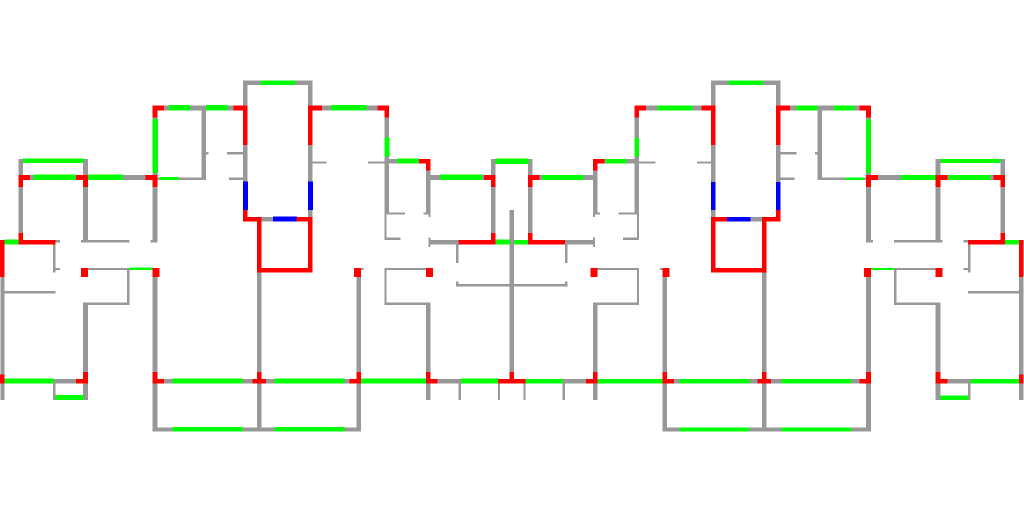
#> input picture 3_evaluation/images_eval/test (1).png, 2048 x 1024 px, found by its file name (shown at 1/2 size); its folder holds only this picture in this run
$ python 2_subdiv_images_0729.py   (older library calls are emulated)
#> lines starting #> are read from the running program, lines starting #| are printed output that depends on the picture
# -*- coding: utf-8 -*-
"""
Created on Mon Feb 17 15:00:07 2020

@author: 12437
"""

import numpy as np
import cv2
import os

def divide_method(img,m,n):#分割成m行n列
    h, w = img.shape[0],img.shape[1] # 读取图像shape
    gx, gy = np.meshgrid(np.linspace(0, w, n),np.linspace(0, h, m)) # 对图像进行切片操作
    gx=np.round(gx).astype(np.int) # 将切片后数据格式转化整数
    gy=np.round(gy).astype(np.int)

    divide_image = np.zeros([m-1, n-1, int(h*1.0/(m-1)+0.5), int(w*1.0/(n-1)+0.5),3], np.uint8)#这是一个五维的张量，前面两维表示分块后图像的位置（第m行，第n列），后面三维表示每个分块后的图像信息
#    循环给每个分块赋值
    for i in range(m-1):
        for j in range(n-1):
            divide_image[i,j,0:gy[i+1][j+1]-gy[i][j], 0:gx[i+1][j+1]-gx[i][j],:]= img[
                gy[i][j]:gy[i+1][j+1], gx[i][j]:gx[i+1][j+1],:]#这样写比a[i,j,...]=要麻烦，但是可以避免网格分块的时候，有些图像块的比其他图像块大一点或者小一点的情况引起程序出错
    return divide_image

def save_subimg(divide_image,resultpath):#
    m,n=divide_image.shape[0],divide_image.shape[1]
    imgname = resultpath.split("\\")[-1] # 原图图名
    postfix = ".png" # 图的后缀名称
    for i in range(m):
        for j in range(n):
            subimg = divide_image[i,j,:] # 将分割后的子图逐步输出
            subimg_name = resultpath + "\\" + imgname + str(i) + str(j) + postfix # + postfix # 组装得到新的子图名称，ij即为分块位置
            cv2.imwrite(subimg_name,subimg)

## 运行函数
if __name__ == '__main__':
    total_NO = 24
    for image_NO in range(total_NO):
        imgpath = ".\\images_eval\\test "
        imgname_output = imgpath+"(%d)_synthesized_image.png" %(image_NO+1)
        imgname_target = imgpath+"(%d).png" %(image_NO+1)
        result_outpath = imgpath+"(%d)" %(image_NO+1)+"-outputs"
        result_tarpath = imgpath+"(%d)" %(image_NO+1)+"-targets"

        if os.path.exists(imgname_output):
            if not os.path.exists(result_outpath):
                os.makedirs(result_outpath)
            img = cv2.imread(imgname_output)
            img_resize = cv2.resize (img,(1024,512))
#            cv2.imwrite("shearwall (%d)-targets-RE.png"%(image_NO+1),img_resize)
            #img = cv2.cvtColor(img,cv2.COLOR_BGR2RGB)
            m,n = 5,9
            divide_images = divide_method(img_resize,m,n) #图像分块
            save_subimg (divide_images,result_outpath) #图像保存
        if os.path.exists(imgname_target):
            if not os.path.exists(result_tarpath):
                os.makedirs(result_tarpath)
            img = cv2.imread(imgname_target)
#> img is the input picture: shape (1024, 2048, 3); mean B, G, R 243.9, 247.8, 246.8
            img_resize = cv2.resize (img,(1024,512))
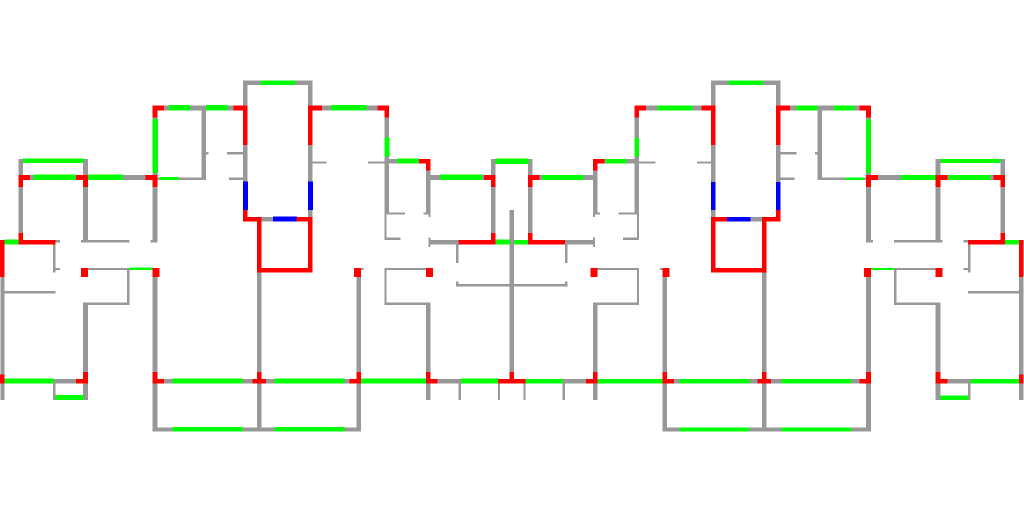
#> img_resize: shape (512, 1024, 3); mean B, G, R 244, 247.8, 246.8
#            cv2.imwrite("shearwall (%d)-targets-RE.png"%(image_NO+1),img_resize)
            #img = cv2.cvtColor(img,cv2.COLOR_BGR2RGB)
            m,n = 5,9
            divide_images = divide_method(img_resize,m,n) #图像分块
            save_subimg (divide_images,result_tarpath) #图像保存
#> the loop in save_subimg, `for i in range(m):` made 4 passes
#> pass 1, in save_subimg, `cv2.imwrite(subimg_name,subimg)`:
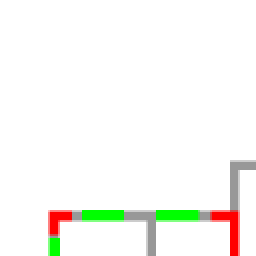
#> saved as test (1)-targets01.png: shape (128, 128, 3) (shown 2 times larger); mean B, G, R 244.5, 248.9, 248.3
#> pass 1, in save_subimg, `cv2.imwrite(subimg_name,subimg)`:
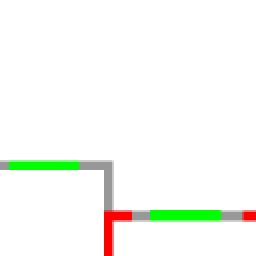
#> saved as test (1)-targets02.png: shape (128, 128, 3) (shown 2 times larger); mean B, G, R 244.9, 250.4, 247.7
#> pass 1, in save_subimg, `cv2.imwrite(subimg_name,subimg)`:
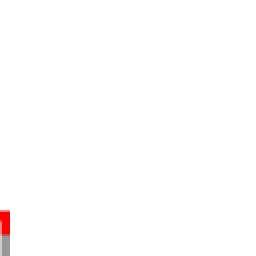
#> saved as test (1)-targets03.png: shape (128, 128, 3) (shown 2 times larger); mean B, G, R 253.8, 253.8, 254.7
